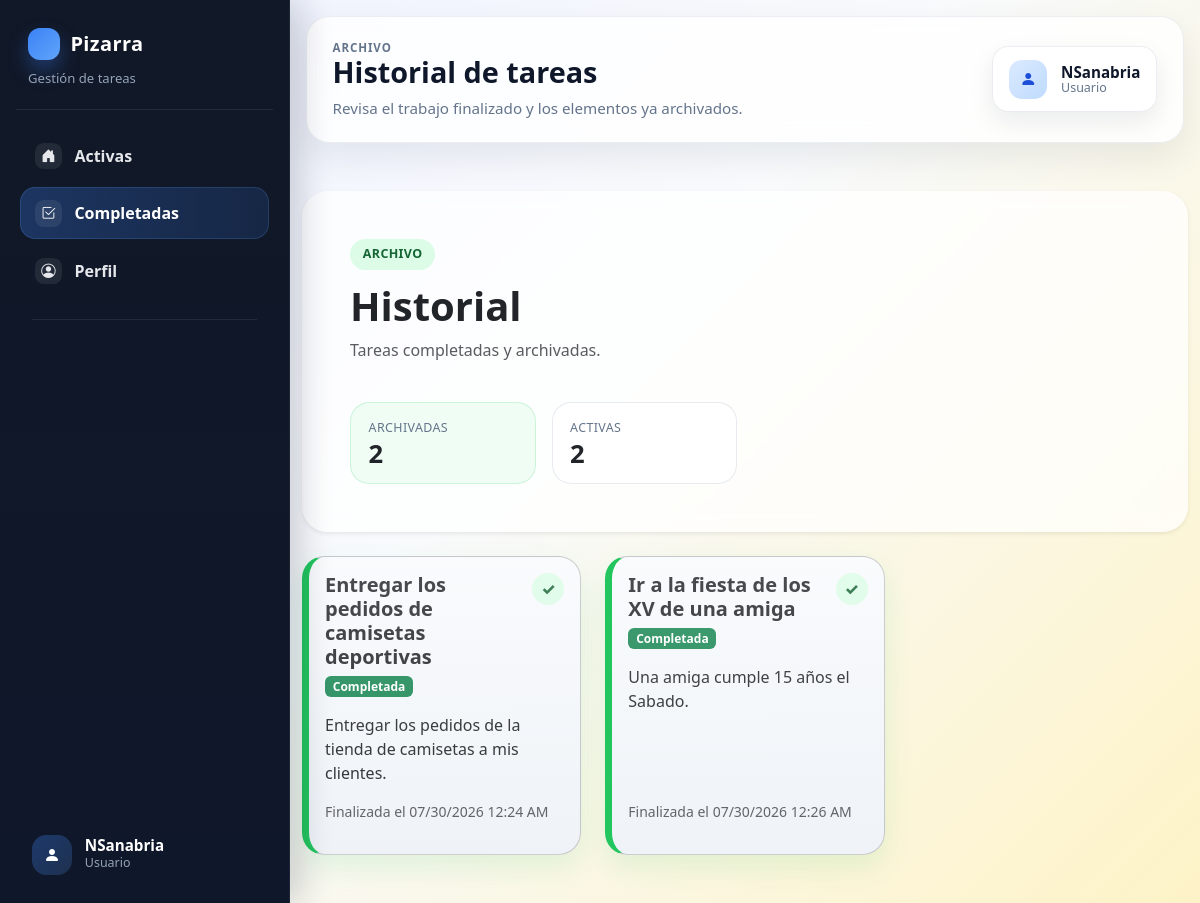
The page /completed/ (signed in) on the database its author committed.
### tareas/models.py (models this page shows, shortened)
class Task(models.Model):
    class Status(models.TextChoices):
        PENDING = 'pending', 'Pendiente'
        COMPLETED = 'completed', 'Completada'
    title = models.CharField(max_length=120)
    description = models.TextField(blank=True)
    color = models.CharField(max_length=7, default='#ffeaa7')
    status = models.CharField(max_length=20, choices=Status.choices, default=Status.PENDING)
    created_at = models.DateTimeField(auto_now_add=True)
    completed_at = models.DateTimeField(null=True, blank=True)
    asignado_a = models.ForeignKey(
    User,
    on_delete=models.CASCADE,
    related_name='tareas',
    null=True,
    blank=True
)
    class Meta:
        ordering = ['-created_at']

### tareas/views.py (the view)
# urls.py: path('completed/', views.completed_tasks, name='completed'),
@login_required
def completed_tasks(request):
    pending_queryset = task_scope_queryset(request.user, Task.Status.PENDING)
    completed_queryset = task_scope_queryset(request.user, Task.Status.COMPLETED)
    if request.user.is_superuser:
        tasks, selected_assignee, selected_order, search_query = apply_superuser_filters(request, completed_queryset)
        filter_users = get_user_model().objects.order_by('username')
        filtered_count = tasks.count()
    else:
        tasks = completed_queryset
        selected_assignee = ''
        selected_order = 'recent'
        search_query = ''
        filter_users = []
        filtered_count = tasks.count()
    return render(request, 'completed.html', {
        'tasks': tasks,
        'completed_count': completed_queryset.count(),
        'pending_count': pending_queryset.count(),
        'filtered_count': filtered_count,
        'filter_users': filter_users,
        'selected_assignee': selected_assignee,
        'selected_order': selected_order,
        'search_query': search_query,
    })

### tareas/views.py (called while the page is built)
def task_scope_queryset(user, status):
    queryset = Task.objects.filter(status=status)
    if user.is_superuser:
        return queryset
    return queryset.filter(asignado_a=user)

### templates/completed.html (shortened to what this page needs)
{% extends 'base.html' %}
{% load tz %}
{% block topbar_kicker %}Archivo{% endblock %}
{% block topbar_title %}Historial de tareas{% endblock %}
{% block topbar_subtitle %}Revisa el trabajo finalizado y los elementos ya archivados.{% endblock %}
{% block content %}
<div class="board-hero card border-0 shadow-sm mb-4">
  <div class="card-body p-4 p-md-5">
    <div class="d-flex flex-wrap justify-content-between align-items-center gap-3">
      <div>
        <span class="section-pill section-pill-success">Archivo</span>
        <h1 class="display-6 fw-bold mb-2">Historial</h1>
        <p class="text-muted mb-0">Tareas completadas y archivadas.</p>
      </div>
    </div>
    <div class="row g-3 mt-4">
      <div class="col-6 col-md-3">
        <div class="stat-tile stat-tile-success">
          <div class="stat-label">Archivadas</div>
          <div class="stat-value">{{ completed_count }}</div>
        </div>
      </div>
      <div class="col-6 col-md-3">
        <div class="stat-tile">
          <div class="stat-label">Activas</div>
          <div class="stat-value">{{ pending_count }}</div>
        </div>
      </div>
    </div>
  </div>
</div>
{% if tasks %}
  <div class="row g-4">
    {% for task in tasks %}
      <div class="col-12 col-md-6 col-xl-4">
        <div class="task-card task-card-completed task-card-archive card h-100 shadow-sm">
          <div class="card-body d-flex flex-column">
            <div class="d-flex justify-content-between align-items-start gap-3 mb-3">
              <div>
                <h2 class="h5 fw-bold mb-1">{{ task.title }}</h2>
                <span class="badge text-bg-success">Completada</span>
              </div>
              <span class="task-done-icon">✓</span>
            </div>
            <p class="task-description flex-grow-1">{{ task.description|linebreaksbr }}</p>
            <div class="small text-muted mb-3">Finalizada el <span class="completed-at" data-timestamp="{{ task.completed_at|date:'c' }}">{{ task.completed_at|localtime|date:"d/m/Y H:i" }}</span></div>
          </div>
        </div>
      </div>
    {% endfor %}
  </div>
{% endif %}
{% endblock %}

### templates/base.html (shortened to what this page needs)
{% load static %}
<!doctype html>
<html lang="es">
<head>
  <link href="https://cdn.jsdelivr.net/npm/bootstrap@5.3.3/dist/css/bootstrap.min.css" rel="stylesheet">
  <link href="https://cdn.jsdelivr.net/npm/bootstrap-icons@1.11.3/font/bootstrap-icons.min.css" rel="stylesheet">
  <link rel="stylesheet" href="{% static 'css/style.css' %}?v=20260723b">
</head>
<body class="{% if user.is_authenticated %}app-authenticated{% endif %}">
  {% if user.is_authenticated %}
    <div class="app-shell">
      <aside class="sidebar-desktop d-none d-lg-flex">
        <div class="sidebar-brand">
          <a href="{% url 'dashboard' %}">Pizarra</a>
          <span>Gestión de tareas</span>
        </div>
        {% include 'partials/sidebar_nav.html' %}
      </aside>
      <div class="app-content">
        <header class="topbar">
          <div class="topbar-copy">
            <span class="topbar-kicker">{% block topbar_kicker %}Panel de trabajo{% endblock %}</span>
            <h1 class="topbar-title">{% block topbar_title %}Pizarra de tareas{% endblock %}</h1>
            <p class="topbar-subtitle">{% block topbar_subtitle %}Organiza y supervisa tus tareas desde un solo lugar.{% endblock %}</p>
          </div>
          <a class="topbar-profile d-none d-md-inline-flex" href="{% url 'profile' %}">
            <span class="topbar-profile-avatar"><i class="bi bi-person-fill"></i></span>
            <span class="topbar-profile-text">
              <strong>{{ user.username }}</strong>
              <small>{% if user.is_superuser %}Super administrador{% else %}Usuario{% endif %}</small>
            </span>
          </a>
        </header>
  {% endif %}
  <main class="{% if user.is_authenticated %}app-main container-fluid py-4 py-lg-5{% else %}container py-5{% endif %}">
    {% block content %}{% endblock %}
  </main>
  {% if user.is_authenticated %}
      </div>
    </div>
  {% endif %}
</body>
</html>

### templates/partials/sidebar_nav.html (shortened to what this page needs)
<nav class="sidebar-nav">
  <a class="sidebar-link {% if request.resolver_match.url_name == 'dashboard' %}active{% endif %}" href="{% url 'dashboard' %}">
    <span class="sidebar-icon"><i class="bi bi-house-door-fill"></i></span>
    <span>Activas</span>
  </a>
  <a class="sidebar-link {% if request.resolver_match.url_name == 'completed' %}active{% endif %}" href="{% url 'completed' %}">
    <span class="sidebar-icon"><i class="bi bi-check2-square"></i></span>
    <span>Completadas</span>
  </a>
  <a class="sidebar-link {% if request.resolver_match.url_name == 'profile' %}active{% endif %}" href="{% url 'profile' %}">
    <span class="sidebar-icon"><i class="bi bi-person-circle"></i></span>
    <span>Perfil</span>
  </a>
  <div class="sidebar-divider"></div>
  <div class="sidebar-user">
    <div class="sidebar-user-avatar">
      <i class="bi bi-person-fill"></i>
    </div>
    <div class="sidebar-user-meta">
      <strong>{{ request.user.username }}</strong>
      <span>{% if user.is_superuser %}Super administrador{% else %}Usuario{% endif %}</span>
    </div>
  </div>
</nav>

### rows shown on the page
Task: title "Entregar los pedidos de camisetas deportivas", description "Entregar los pedidos de la tienda de camisetas a mis clientes."
Task: title "Ir a la fiesta de los XV de una amiga", description "Una amiga cumple 15 años el Sabado."

### other values the page prints
{{ request.user.username }} "NSanabria"
{{ user.username }} "NSanabria"
{{ completed_count }} "2"
{{ pending_count }} "2"
